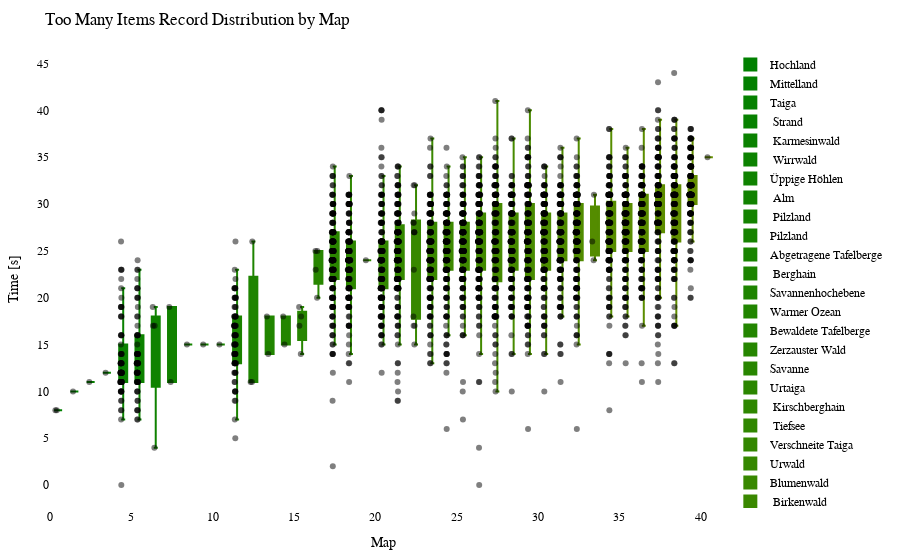

Notebook code cell kept with this figure:
### Code cell
import plotly.graph_objects as go
import plotly.io as pio

df = getRecordsDataframe(minigame="Sammelwahn")

# sort df columns by mean value 
df = df.reindex(df.mean().sort_values().index, axis=1)

# drop sum column
df = df.drop(columns=["Sum"])

# remove "Punkte" from all columns
df.columns = df.columns.str.replace('Punkte', '')

cmap = LinearSegmentedColormap.from_list("green_orange", ["green", "orange"])
colors = [to_hex(cmap(i / (num_columns - 1))) for i in range(num_columns)]

# Calculate the offset for centering the data points
num_columns = len(df.columns)
offset = 0.5

# Create a Swarm plot using Plotly
fig = go.Figure()

for i, (column, color) in enumerate(zip(df.columns, colors)):
    x_values = [i + offset] * len(df[column])  # Adjust x-values with offset for horizontal centering
    fig.add_trace(go.Box(x=x_values,
                         y=df[column],
                         name=column,
                         boxpoints='all',
                         pointpos=-0.5,  # Adjust point position to prevent overlapping
                         marker=dict(color='rgba(0,0,0,0.5)', size=6),  # Adjust marker color and size
                         line=dict(color=color),
                         fillcolor=color,
                         hovertext=df_to_html.index,
                         hoverinfo='name+text+y',
                         showlegend=True))

fig.update_layout(title="Too Many Items Record Distribution by Map",
                  xaxis=dict(title="Map"),
                  yaxis=dict(title="Time [s]"),
                  showlegend=True,
                  font=dict(family="Arial", size=12, color="black"),  # Customize font
                  plot_bgcolor="white",  # Set background color
                  margin=dict(l=50, r=50, t=50, b=50),  # Adjust margins for better layout
                  )

pio.show(fig)

pio.write_html(fig, "out/sammel_swarm_plot.html")

### Figure 1 — Plotly figure (JSON) as saved in the notebook; plotly's stock layout.template omitted (floating-point values rounded to 4 significant figures; data arrays with more than 128 entries replaced by an {"elided": "..."} marker saying what was removed)
{"data": [{"boxpoints": "all", "fillcolor": "#008000", "hoverinfo": "name+text+y", "hovertext": {"elided": "212 str values"}, "line": {"color": "#008000"}, "marker": {"color": "rgba(0,0,0,0.5)", "size": 6}, "name": "Hochland", "pointpos": -0.5, "showlegend": true, "type": "box", "x": {"elided": "212 float values"}, "y": {"elided": "212 int values"}}, {"boxpoints": "all", "fillcolor": "#028000", "hoverinfo": "name+text+y", "hovertext": {"elided": "212 str values"}, "line": {"color": "#028000"}, "marker": {"color": "rgba(0,0,0,0.5)", "size": 6}, "name": "Mittelland", "pointpos": -0.5, "showlegend": true, "type": "box", "x": {"elided": "212 float values"}, "y": {"elided": "212 int values"}}, {"boxpoints": "all", "fillcolor": "#058100", "hoverinfo": "name+text+y", "hovertext": {"elided": "212 str values"}, "line": {"color": "#058100"}, "marker": {"color": "rgba(0,0,0,0.5)", "size": 6}, "name": "Taiga", "pointpos": -0.5, "showlegend": true, "type": "box", "x": {"elided": "212 float values"}, "y": {"elided": "212 int values"}}, {"boxpoints": "all", "fillcolor": "#078100", "hoverinfo": "name+text+y", "hovertext": {"elided": "212 str values"}, "line": {"color": "#078100"}, "marker": {"color": "rgba(0,0,0,0.5)", "size": 6}, "name": " Strand", "pointpos": -0.5, "showlegend": true, "type": "box", "x": {"elided": "212 float values"}, "y": {"elided": "212 int values"}}, {"boxpoints": "all", "fillcolor": "#0a8100", "hoverinfo": "name+text+y", "hovertext": {"elided": "212 str values"}, "line": {"color": "#0a8100"}, "marker": {"color": "rgba(0,0,0,0.5)", "size": 6}, "name": " Karmesinwald", "pointpos": -0.5, "showlegend": true, "type": "box", "x": {"elided": "212 float values"}, "y": {"elided": "212 int values"}}, {"boxpoints": "all", "fillcolor": "#0c8200", "hoverinfo": "name+text+y", "hovertext": {"elided": "212 str values"}, "line": {"color": "#0c8200"}, "marker": {"color": "rgba(0,0,0,0.5)", "size": 6}, "name": " Wirrwald", "pointpos": -0.5, "showlegend": true, "type": "box", "x": {"elided": "212 float values"}, "y": {"elided": "212 int values"}}, {"boxpoints": "all", "fillcolor": "#0f8200", "hoverinfo": "name+text+y", "hovertext": {"elided": "212 str values"}, "line": {"color": "#0f8200"}, "marker": {"color": "rgba(0,0,0,0.5)", "size": 6}, "name": "Üppige Höhlen", "pointpos": -0.5, "showlegend": true, "type": "box", "x": {"elided": "212 float values"}, "y": {"elided": "212 int values"}}, {"boxpoints": "all", "fillcolor": "#118200", "hoverinfo": "name+text+y", "hovertext": {"elided": "212 str values"}, "line": {"color": "#118200"}, "marker": {"color": "rgba(0,0,0,0.5)", "size": 6}, "name": " Alm", "pointpos": -0.5, "showlegend": true, "type": "box", "x": {"elided": "212 float values"}, "y": {"elided": "212 int values"}}, {"boxpoints": "all", "fillcolor": "#148300", "hoverinfo": "name+text+y", "hovertext": {"elided": "212 str values"}, "line": {"color": "#148300"}, "marker": {"color": "rgba(0,0,0,0.5)", "size": 6}, "name": " Pilzland", "pointpos": -0.5, "showlegend": true, "type": "box", "x": {"elided": "212 float values"}, "y": {"elided": "212 int values"}}, {"boxpoints": "all", "fillcolor": "#178300", "hoverinfo": "name+text+y", "hovertext": {"elided": "212 str values"}, "line": {"color": "#178300"}, "marker": {"color": "rgba(0,0,0,0.5)", "size": 6}, "name": "Pilzland", "pointpos": -0.5, "showlegend": true, "type": "box", "x": {"elided": "212 float values"}, "y": {"elided": "212 int values"}}, {"boxpoints": "all", "fillcolor": "#198400", "hoverinfo": "name+text+y", "hovertext": {"elided": "212 str values"}, "line": {"color": "#198400"}, "marker": {"color": "rgba(0,0,0,0.5)", "size": 6}, "name": "Abgetragene Tafelberge", "pointpos": -0.5, "showlegend": true, "type": "box", "x": {"elided": "212 float values"}, "y": {"elided": "212 int values"}}, {"boxpoints": "all", "fillcolor": "#1c8400", "hoverinfo": "name+text+y", "hovertext": {"elided": "212 str values"}, "line": {"color": "#1c8400"}, "marker": {"color": "rgba(0,0,0,0.5)", "size": 6}, "name": " Berghain", "pointpos": -0.5, "showlegend": true, "type": "box", "x": {"elided": "212 float values"}, "y": {"elided": "212 int values"}}, {"boxpoints": "all", "fillcolor": "#1e8400", "hoverinfo": "name+text+y", "hovertext": {"elided": "212 str values"}, "line": {"color": "#1e8400"}, "marker": {"color": "rgba(0,0,0,0.5)", "size": 6}, "name": "Savannenhochebene", "pointpos": -0.5, "showlegend": true, "type": "box", "x": {"elided": "212 float values"}, "y": {"elided": "212 int values"}}, {"boxpoints": "all", "fillcolor": "#218500", "hoverinfo": "name+text+y", "hovertext": {"elided": "212 str values"}, "line": {"color": "#218500"}, "marker": {"color": "rgba(0,0,0,0.5)", "size": 6}, "name": "Warmer Ozean", "pointpos": -0.5, "showlegend": true, "type": "box", "x": {"elided": "212 float values"}, "y": {"elided": "212 int values"}}, {"boxpoints": "all", "fillcolor": "#238500", "hoverinfo": "name+text+y", "hovertext": {"elided": "212 str values"}, "line": {"color": "#238500"}, "marker": {"color": "rgba(0,0,0,0.5)", "size": 6}, "name": "Bewaldete Tafelberge", "pointpos": -0.5, "showlegend": true, "type": "box", "x": {"elided": "212 float values"}, "y": {"elided": "212 int values"}}, {"boxpoints": "all", "fillcolor": "#268600", "hoverinfo": "name+text+y", "hovertext": {"elided": "212 str values"}, "line": {"color": "#268600"}, "marker": {"color": "rgba(0,0,0,0.5)", "size": 6}, "name": "Zerzauster Wald", "pointpos": -0.5, "showlegend": true, "type": "box", "x": {"elided": "212 float values"}, "y": {"elided": "212 int values"}}, {"boxpoints": "all", "fillcolor": "#288600", "hoverinfo": "name+text+y", "hovertext": {"elided": "212 str values"}, "line": {"color": "#288600"}, "marker": {"color": "rgba(0,0,0,0.5)", "size": 6}, "name": "Savanne", "pointpos": -0.5, "showlegend": true, "type": "box", "x": {"elided": "212 float values"}, "y": {"elided": "212 int values"}}, {"boxpoints": "all", "fillcolor": "#2b8600", "hoverinfo": "name+text+y", "hovertext": {"elided": "212 str values"}, "line": {"color": "#2b8600"}, "marker": {"color": "rgba(0,0,0,0.5)", "size": 6}, "name": "Urtaiga", "pointpos": -0.5, "showlegend": true, "type": "box", "x": {"elided": "212 float values"}, "y": {"elided": "212 int values"}}, {"boxpoints": "all", "fillcolor": "#2e8700", "hoverinfo": "name+text+y", "hovertext": {"elided": "212 str values"}, "line": {"color": "#2e8700"}, "marker": {"color": "rgba(0,0,0,0.5)", "size": 6}, "name": " Kirschberghain", "pointpos": -0.5, "showlegend": true, "type": "box", "x": {"elided": "212 float values"}, "y": {"elided": "212 int values"}}, {"boxpoints": "all", "fillcolor": "#308700", "hoverinfo": "name+text+y", "hovertext": {"elided": "212 str values"}, "line": {"color": "#308700"}, "marker": {"color": "rgba(0,0,0,0.5)", "size": 6}, "name": " Tiefsee", "pointpos": -0.5, "showlegend": true, "type": "box", "x": {"elided": "212 float values"}, "y": {"elided": "212 int values"}}, {"boxpoints": "all", "fillcolor": "#338700", "hoverinfo": "name+text+y", "hovertext": {"elided": "212 str values"}, "line": {"color": "#338700"}, "marker": {"color": "rgba(0,0,0,0.5)", "size": 6}, "name": "Verschneite Taiga", "pointpos": -0.5, "showlegend": true, "type": "box", "x": {"elided": "212 float values"}, "y": {"elided": "212 int values"}}, {"boxpoints": "all", "fillcolor": "#358800", "hoverinfo": "name+text+y", "hovertext": {"elided": "212 str values"}, "line": {"color": "#358800"}, "marker": {"color": "rgba(0,0,0,0.5)", "size": 6}, "name": "Urwald", "pointpos": -0.5, "showlegend": true, "type": "box", "x": {"elided": "212 float values"}, "y": {"elided": "212 int values"}}, {"boxpoints": "all", "fillcolor": "#388800", "hoverinfo": "name+text+y", "hovertext": {"elided": "212 str values"}, "line": {"color": "#388800"}, "marker": {"color": "rgba(0,0,0,0.5)", "size": 6}, "name": "Blumenwald", "pointpos": -0.5, "showlegend": true, "type": "box", "x": {"elided": "212 float values"}, "y": {"elided": "212 int values"}}, {"boxpoints": "all", "fillcolor": "#3a8800", "hoverinfo": "name+text+y", "hovertext": {"elided": "212 str values"}, "line": {"color": "#3a8800"}, "marker": {"color": "rgba(0,0,0,0.5)", "size": 6}, "name": " Birkenwald", "pointpos": -0.5, "showlegend": true, "type": "box", "x": {"elided": "212 float values"}, "y": {"elided": "212 int values"}}, {"boxpoints": "all", "fillcolor": "#3d8900", "hoverinfo": "name+text+y", "hovertext": {"elided": "212 str values"}, "line": {"color": "#3d8900"}, "marker": {"color": "rgba(0,0,0,0.5)", "size": 6}, "name": " Sumpf", "pointpos": -0.5, "showlegend": true, "type": "box", "x": {"elided": "212 float values"}, "y": {"elided": "212 int values"}}, {"boxpoints": "all", "fillcolor": "#408900", "hoverinfo": "name+text+y", "hovertext": {"elided": "212 str values"}, "line": {"color": "#408900"}, "marker": {"color": "rgba(0,0,0,0.5)", "size": 6}, "name": " Bambusdschungel", "pointpos": -0.5, "showlegend": true, "type": "box", "x": {"elided": "212 float values"}, "y": {"elided": "212 int values"}}, {"boxpoints": "all", "fillcolor": "#428a00", "hoverinfo": "name+text+y", "hovertext": {"elided": "212 str values"}, "line": {"color": "#428a00"}, "marker": {"color": "rgba(0,0,0,0.5)", "size": 6}, "name": " Dschungel", "pointpos": -0.5, "showlegend": true, "type": "box", "x": {"elided": "212 float values"}, "y": {"elided": "212 int values"}}, {"boxpoints": "all", "fillcolor": "#458a00", "hoverinfo": "name+text+y", "hovertext": {"elided": "212 str values"}, "line": {"color": "#458a00"}, "marker": {"color": "rgba(0,0,0,0.5)", "size": 6}, "name": "Verschneite Ebene", "pointpos": -0.5, "showlegend": true, "type": "box", "x": {"elided": "212 float values"}, "y": {"elided": "212 int values"}}, {"boxpoints": "all", "fillcolor": "#478a00", "hoverinfo": "name+text+y", "hovertext": {"elided": "212 str values"}, "line": {"color": "#478a00"}, "marker": {"color": "rgba(0,0,0,0.5)", "size": 6}, "name": "Zerzauste Hügel", "pointpos": -0.5, "showlegend": true, "type": "box", "x": {"elided": "212 float values"}, "y": {"elided": "212 int values"}}, {"boxpoints": "all", "fillcolor": "#4a8b00", "hoverinfo": "name+text+y", "hovertext": {"elided": "212 str values"}, "line": {"color": "#4a8b00"}, "marker": {"color": "rgba(0,0,0,0.5)", "size": 6}, "name": " Taiga", "pointpos": -0.5, "showlegend": true, "type": "box", "x": {"elided": "212 float values"}, "y": {"elided": "212 int values"}}, {"boxpoints": "all", "fillcolor": "#4c8b00", "hoverinfo": "name+text+y", "hovertext": {"elided": "212 str values"}, "line": {"color": "#4c8b00"}, "marker": {"color": "rgba(0,0,0,0.5)", "size": 6}, "name": "Zerzauste Savanne", "pointpos": -0.5, "showlegend": true, "type": "box", "x": {"elided": "212 float values"}, "y": {"elided": "212 int values"}}, {"boxpoints": "all", "fillcolor": "#4f8b00", "hoverinfo": "name+text+y", "hovertext": {"elided": "212 str values"}, "line": {"color": "#4f8b00"}, "marker": {"color": "rgba(0,0,0,0.5)", "size": 6}, "name": " Wald", "pointpos": -0.5, "showlegend": true, "type": "box", "x": {"elided": "212 float values"}, "y": {"elided": "212 int values"}}, {"boxpoints": "all", "fillcolor": "#518c00", "hoverinfo": "name+text+y", "hovertext": {"elided": "212 str values"}, "line": {"color": "#518c00"}, "marker": {"color": "rgba(0,0,0,0.5)", "size": 6}, "name": " Savannenhochebene", "pointpos": -0.5, "showlegend": true, "type": "box", "x": {"elided": "212 float values"}, "y": {"elided": "212 int values"}}, {"boxpoints": "all", "fillcolor": "#548c00", "hoverinfo": "name+text+y", "hovertext": {"elided": "212 str values"}, "line": {"color": "#548c00"}, "marker": {"color": "rgba(0,0,0,0.5)", "size": 6}, "name": " Sonnenblumenebene", "pointpos": -0.5, "showlegend": true, "type": "box", "x": {"elided": "212 float values"}, "y": {"elided": "212 int values"}}, {"boxpoints": "all", "fillcolor": "#578d00", "hoverinfo": "name+text+y", "hovertext": {"elided": "212 str values"}, "line": {"color": "#578d00"}, "marker": {"color": "rgba(0,0,0,0.5)", "size": 6}, "name": "Lichter Dschungel", "pointpos": -0.5, "showlegend": true, "type": "box", "x": {"elided": "212 float values"}, "y": {"elided": "212 int values"}}, {"boxpoints": "all", "fillcolor": "#598d00", "hoverinfo": "name+text+y", "hovertext": {"elided": "212 str values"}, "line": {"color": "#598d00"}, "marker": {"color": "rgba(0,0,0,0.5)", "size": 6}, "name": "Dichter Wald", "pointpos": -0.5, "showlegend": true, "type": "box", "x": {"elided": "212 float values"}, "y": {"elided": "212 int values"}}, {"boxpoints": "all", "fillcolor": "#5c8d00", "hoverinfo": "name+text+y", "hovertext": {"elided": "212 str values"}, "line": {"color": "#5c8d00"}, "marker": {"color": "rgba(0,0,0,0.5)", "size": 6}, "name": "Sonnenblumenebene", "pointpos": -0.5, "showlegend": true, "type": "box", "x": {"elided": "212 float values"}, "y": {"elided": "212 int values"}}, {"boxpoints": "all", "fillcolor": "#5e8e00", "hoverinfo": "name+text+y", "hovertext": {"elided": "212 str values"}, "line": {"color": "#5e8e00"}, "marker": {"color": "rgba(0,0,0,0.5)", "size": 6}, "name": " Savanne", "pointpos": -0.5, "showlegend": true, "type": "box", "x": {"elided": "212 float values"}, "y": {"elided": "212 int values"}}, {"boxpoints": "all", "fillcolor": "#618e00", "hoverinfo": "name+text+y", "hovertext": {"elided": "212 str values"}, "line": {"color": "#618e00"}, "marker": {"color": "rgba(0,0,0,0.5)", "size": 6}, "name": " Ebene", "pointpos": -0.5, "showlegend": true, "type": "box", "x": {"elided": "212 float values"}, "y": {"elided": "212 int values"}}, {"boxpoints": "all", "fillcolor": "#638e00", "hoverinfo": "name+text+y", "hovertext": {"elided": "212 str values"}, "line": {"color": "#638e00"}, "marker": {"color": "rgba(0,0,0,0.5)", "size": 6}, "name": " Blumenwald", "pointpos": -0.5, "showlegend": true, "type": "box", "x": {"elided": "212 float values"}, "y": {"elided": "212 int values"}}, {"boxpoints": "all", "fillcolor": "#668f00", "hoverinfo": "name+text+y", "hovertext": {"elided": "212 str values"}, "line": {"color": "#668f00"}, "marker": {"color": "rgba(0,0,0,0.5)", "size": 6}, "name": " Tropfsteinhöhlen", "pointpos": -0.5, "showlegend": true, "type": "box", "x": {"elided": "212 float values"}, "y": {"elided": "212 int values"}}], "layout": {"font": {"color": "black", "family": "Arial", "size": 12}, "margin": {"b": 50, "l": 50, "r": 50, "t": 50}, "plot_bgcolor": "white", "showlegend": true, "title": {"text": "Too Many Items Record Distribution by Map"}, "xaxis": {"title": {"text": "Map"}}, "yaxis": {"title": {"text": "Time [s]"}}}}
